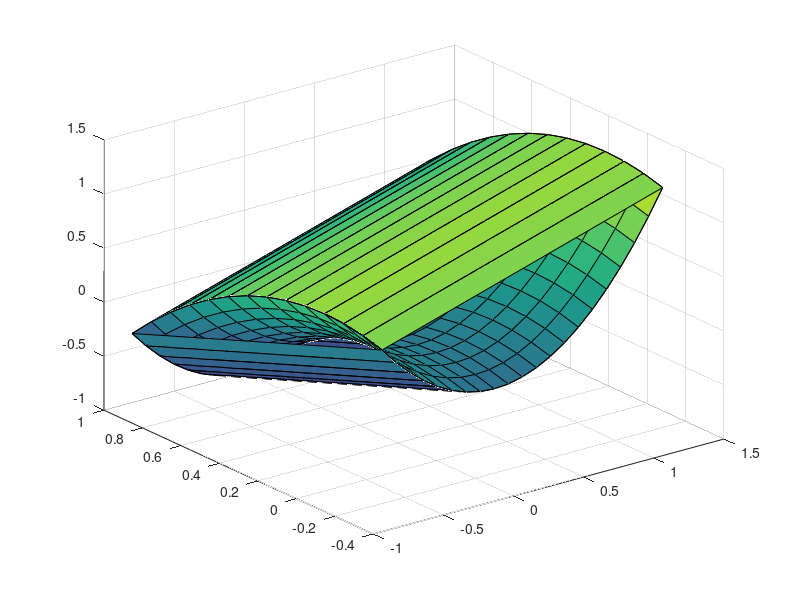

Source code (MATLAB): (Note: this script raises an error after producing the figure.)
function handles = saddle(z)
  if(nargin<1)
    z = @(x,y)(z_default(x,y));
  end
  %close(1);
  x = -0.8:0.1:1.2;
  y = -0.3:0.1:1.0;
  xx = repmat(x', 1, length(y));
  yy = repmat(y, length(x), 1);
  zz = z(xx, yy);
  figure(1);
  surf(xx, yy, zz);
  hold('on');
  x1 = zeros(4, length(x)-1);
  y1 = zeros(4, length(x)-1);
  for i = 1:size(x1,2)
    x1(:,i) = [x(i); x(i+1); x(i+1); x(i)];
    y1(:,i) = [y(1); y(1);   y(end); y(end)];
  end
  z1 = z(x1, y1);
  c1 = mean(z1, 1);
  p1 = patch(x1, y1, z1, c1);
  x2 = zeros(4, length(y)-1);
  y2 = zeros(4, length(y)-1);
  for i = 1:size(y2,2)
    x2(:,i) = [x(1); x(1);   x(end); x(end)];
    y2(:,i) = [y(i); y(i+1); y(i+1); y(i)];
  end
  z2 = z(x2, y2);
  c2 = mean(z2, 1);
  p2 = patch(x2, y2, z2, c2);
  alpha(p1, 0.3);
  alpha(p2, 0.3);
  handles = {p1, p2};
  c3 = zeros(4,1,3);
  for i=1:size(c3,1)
    for j = 1:size(c3,2)
      for k = 1:size(c3,3)
        c3(i,j,k) = my_color(i,j,k);
      end
    end
  end
  p3 = patch(x2(:,4), y2(:,4), z2(:,4), c3);
end

function z = z_default(x, y)
  z = x.^2 - y.^2;
end

function c = my_color(i,j,k)
  if(k==1) c = 1.0;
  else c = 0.0;
  end
end
